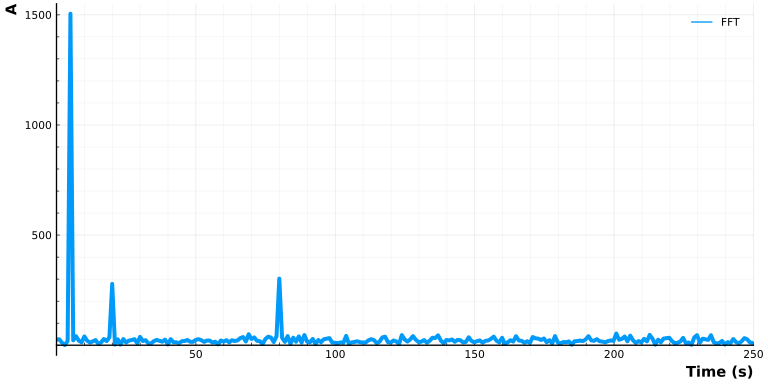

This figure's Julia source:
using DSP
using FFTW 
 # Only use to plot FFT


F  = fft(NoisyData) |> fftshift
freqs = DSP.fftfreq(length(t), 1.0/T) |> fftshift
p = plot(freqs, abs.(F), title = "Spectrum", lw=3, xlim=(0, +250), xlabel="Frequency", ylabel="Amplitude", label="FFT") 

plot!(p, framestyle=:origin, xguide="Time (s)", yguide="A", linecolor=colors, title="", background_color=:transparent, foreground_color=:black, size=(800, 400); grid=true, minorgrid=true) #hide

savefig("snippet2.svg") #hide